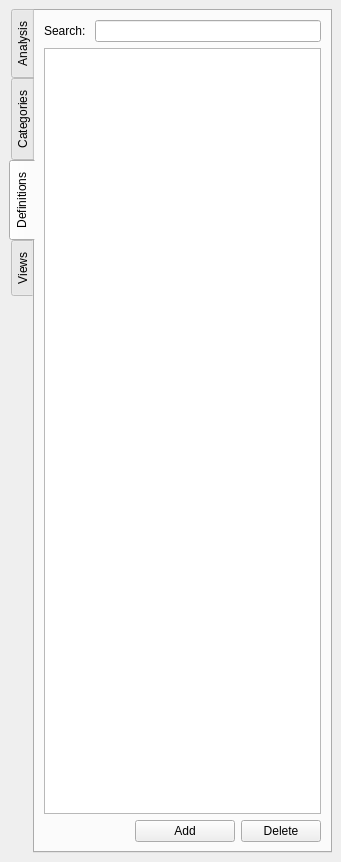
<?xml version="1.0" encoding="UTF-8"?>
<ui version="4.0">
 <class>AttributeBrowser</class>
 <widget class="QDockWidget" name="AttributeBrowser">
  <property name="geometry">
   <rect>
    <x>0</x>
    <y>0</y>
    <width>341</width>
    <height>862</height>
   </rect>
  </property>
  <property name="sizePolicy">
   <sizepolicy hsizetype="Expanding" vsizetype="Expanding">
    <horstretch>0</horstretch>
    <verstretch>0</verstretch>
   </sizepolicy>
  </property>
  <property name="allowedAreas">
   <set>Qt::AllDockWidgetAreas</set>
  </property>
  <property name="windowTitle">
   <string>Attribute Browser</string>
  </property>
  <widget class="QWidget" name="dockWidgetContents">
   <layout class="QVBoxLayout" name="verticalLayout">
    <item>
     <widget class="QTabWidget" name="tabWidget">
      <property name="enabled">
       <bool>true</bool>
      </property>
      <property name="tabPosition">
       <enum>QTabWidget::West</enum>
      </property>
      <property name="currentIndex">
       <number>2</number>
      </property>
      <widget class="QWidget" name="wAnalysis">
       <property name="enabled">
        <bool>false</bool>
       </property>
       <property name="sizePolicy">
        <sizepolicy hsizetype="Expanding" vsizetype="Expanding">
         <horstretch>0</horstretch>
         <verstretch>0</verstretch>
        </sizepolicy>
       </property>
       <attribute name="title">
        <string>Analysis</string>
       </attribute>
       <layout class="QVBoxLayout" name="verticalLayout_3"/>
      </widget>
      <widget class="QWidget" name="wCategories">
       <property name="enabled">
        <bool>false</bool>
       </property>
       <attribute name="title">
        <string>Categories</string>
       </attribute>
      </widget>
      <widget class="QWidget" name="wDefinitions">
       <attribute name="title">
        <string>Definitions</string>
       </attribute>
       <layout class="QVBoxLayout" name="_2">
        <item>
         <layout class="QHBoxLayout" name="horizontalLayout">
          <item>
           <widget class="QLabel" name="label">
            <property name="text">
             <string>Search: </string>
            </property>
           </widget>
          </item>
          <item>
           <widget class="QLineEdit" name="leSearch"/>
          </item>
         </layout>
        </item>
        <item>
         <widget class="AttDefTreeView" name="viewDefinitions"/>
        </item>
        <item>
         <layout class="QHBoxLayout" name="horizontalLayout_2">
          <item>
           <spacer name="horizontalSpacer">
            <property name="orientation">
             <enum>Qt::Horizontal</enum>
            </property>
            <property name="sizeHint" stdset="0">
             <size>
              <width>40</width>
              <height>20</height>
             </size>
            </property>
           </spacer>
          </item>
          <item>
           <widget class="QPushButton" name="pbAddDefinition">
            <property name="minimumSize">
             <size>
              <width>100</width>
              <height>0</height>
             </size>
            </property>
            <property name="maximumSize">
             <size>
              <width>100</width>
              <height>16777215</height>
             </size>
            </property>
            <property name="text">
             <string>Add</string>
            </property>
           </widget>
          </item>
          <item>
           <widget class="QPushButton" name="pbDelDefinition">
            <property name="maximumSize">
             <size>
              <width>100</width>
              <height>16777215</height>
             </size>
            </property>
            <property name="text">
             <string>Delete</string>
            </property>
           </widget>
          </item>
         </layout>
        </item>
       </layout>
      </widget>
      <widget class="QWidget" name="wViews">
       <property name="enabled">
        <bool>false</bool>
       </property>
       <attribute name="title">
        <string>Views</string>
       </attribute>
      </widget>
     </widget>
    </item>
   </layout>
  </widget>
 </widget>
 <customwidgets>
  <customwidget>
   <class>AttDefTreeView</class>
   <extends>QTreeView</extends>
   <header>AttDefTreeView.h</header>
  </customwidget>
 </customwidgets>
 <resources/>
 <connections/>
</ui>
